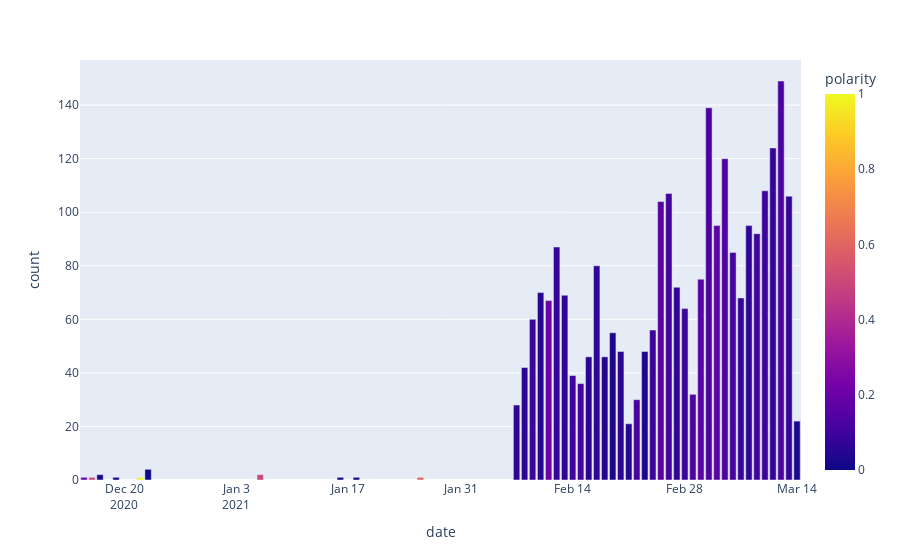

This figure's notebook cell:
### Code cell
fig = px.bar(moderna_timeline, x='date', y='count', color='polarity')
fig.show()

### Figure 1 — Plotly figure (JSON) as saved in the notebook; plotly's stock layout.template omitted (floating-point values rounded to 4 significant figures)
{"data": [{"alignmentgroup": "True", "hovertemplate": "date=%{x}<br>count=%{y}<br>polarity=%{marker.color}<extra></extra>", "legendgroup": "", "marker": {"color": [0.1932, 0.5, 0.02597, 0, 1, -1.735e-18, 0.5, 0, 0, 0.6, 0.06496, 0.06215, 0.09731, 0.05127, 0.1984, 0.08232, 0.06425, 0.1057, 0.1149, 0.06235, 0.06722, 0.04378, 0.03666, 0.06067, 0.04893, 0.1239, 0.03663, 0.09197, 0.1597, 0.1064, 0.07, 0.09081, 0.1277, 0.1649, 0.1315, 0.1624, 0.1303, 0.1114, 0.08199, 0.06663, 0.09848, 0.09123, 0.08043, 0.1285, 0.07693, 0.0284], "coloraxis": "coloraxis"}, "name": "", "offsetgroup": "", "orientation": "v", "showlegend": false, "textposition": "auto", "type": "bar", "x": ["2020-12-15", "2020-12-16", "2020-12-17", "2020-12-19", "2020-12-22", "2020-12-23", "2021-01-06", "2021-01-16", "2021-01-18", "2021-01-26", "2021-02-07", "2021-02-08", "2021-02-09", "2021-02-10", "2021-02-11", "2021-02-12", "2021-02-13", "2021-02-14", "2021-02-15", "2021-02-16", "2021-02-17", "2021-02-18", "2021-02-19", "2021-02-20", "2021-02-21", "2021-02-22", "2021-02-23", "2021-02-24", "2021-02-25", "2021-02-26", "2021-02-27", "2021-02-28", "2021-03-01", "2021-03-02", "2021-03-03", "2021-03-04", "2021-03-05", "2021-03-06", "2021-03-07", "2021-03-08", "2021-03-09", "2021-03-10", "2021-03-11", "2021-03-12", "2021-03-13", "2021-03-14"], "xaxis": "x", "y": [1, 1, 2, 1, 1, 4, 2, 1, 1, 1, 28, 42, 60, 70, 67, 87, 69, 39, 36, 46, 80, 46, 55, 48, 21, 30, 48, 56, 104, 107, 72, 64, 32, 75, 139, 95, 120, 85, 68, 95, 92, 108, 124, 149, 106, 22], "yaxis": "y"}], "layout": {"barmode": "relative", "coloraxis": {"colorbar": {"title": {"text": "polarity"}}, "colorscale": [[0, "#0d0887"], [0.1111, "#46039f"], [0.2222, "#7201a8"], [0.3333, "#9c179e"], [0.4444, "#bd3786"], [0.5556, "#d8576b"], [0.6667, "#ed7953"], [0.7778, "#fb9f3a"], [0.8889, "#fdca26"], [1, "#f0f921"]]}, "legend": {"tracegroupgap": 0}, "margin": {"t": 60}, "xaxis": {"anchor": "y", "domain": [0, 1], "title": {"text": "date"}}, "yaxis": {"anchor": "x", "domain": [0, 1], "title": {"text": "count"}}}}
